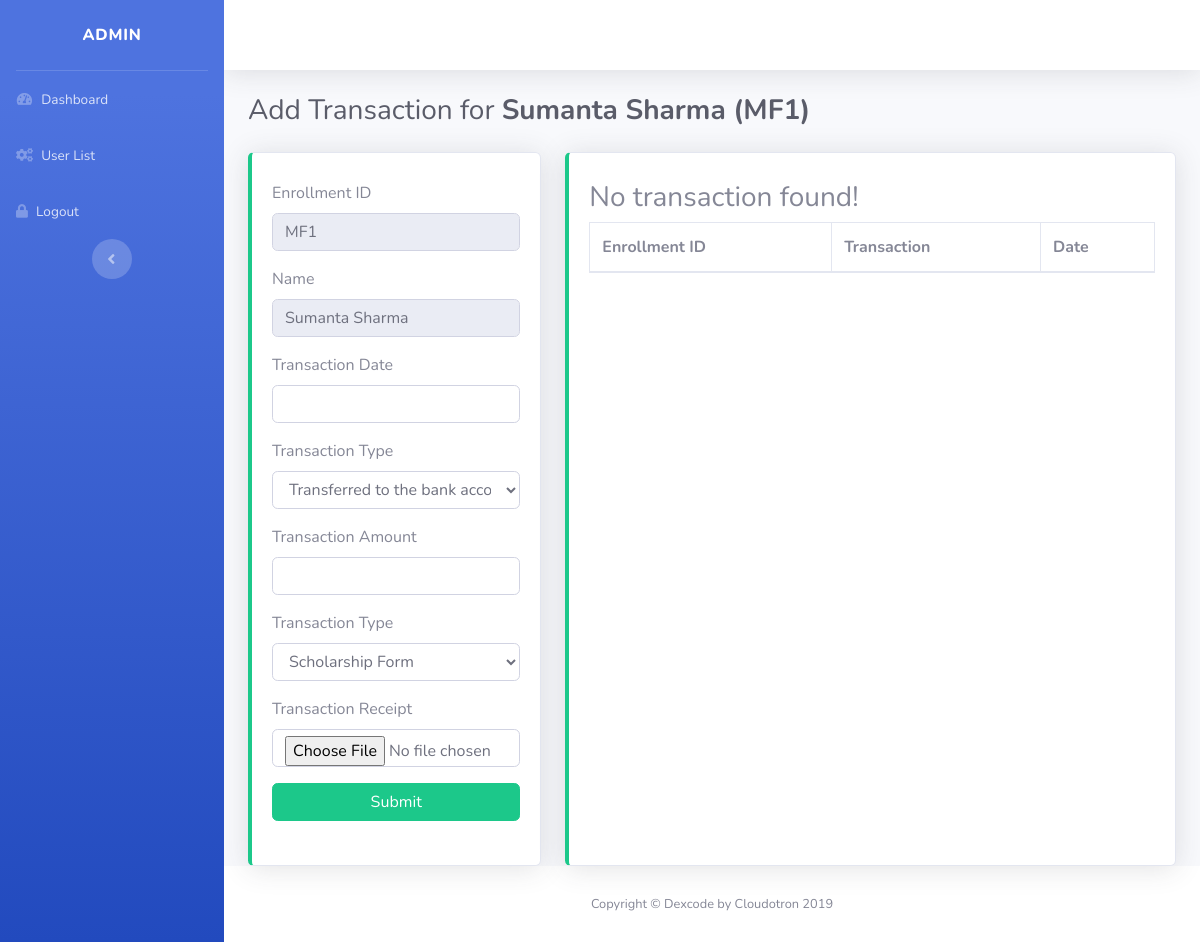
Screenshot of /admin/add-transaction.php?uid=1 (signed in) with the database file from the repository.
### tables this page shows
CREATE TABLE `user` (
  `uid` int(11) NOT NULL,
  `fname` varchar(255) DEFAULT NULL,
  `lname` varchar(255) DEFAULT NULL,
  `email` varchar(255) DEFAULT NULL,
  `phone` varchar(255) DEFAULT NULL,
  `pass` text,
  `status` varchar(255) DEFAULT NULL,
  `token` varchar(255) DEFAULT NULL,
  `uform` varchar(255) DEFAULT NULL,
  `phase` varchar(255) DEFAULT NULL,
  `lang` varchar(255) DEFAULT NULL,
  `sch_status` varchar(255) DEFAULT NULL,
  `ec_status` varchar(255) DEFAULT NULL,
  `reg_dt` varchar(255) DEFAULT NULL
);

### dexcode/loader.php (called while the page is built, shortened)
<?php
include_once 'core/database/database.php';
class loader {
    public function __construct() {
        $this->database = new database;
    }
}

### dexcode/core/database/database.php (called while the page is built, shortened)
<?php
class database extends report{
    private $con;
    private $error;
    public function __construct() {
        $this->error = new report;
        try{
            $this->con = mysqli_connect(DATABASE_SERVER,DATABASE_USERNAME,DATABASE_PASSWORD,DATABASE_NAME) or die("Error!");
        }catch (Exception $ex) {
            $this->error->show($ex->getMessage(),$ex->getCode(), $ex->getLine(), $ex->getFile(), $ex->getTraceAsString());
        }
    }
    public function select($table,$condition="",$limit="",$order="",$return=""){
        try{
            if($table == ""){
                throw new Exception("Table Null! Valid name expected");
            }else if($condition == "" && $limit == "" && $order == ""){
                $sql = "select * from $table";
            }else{
                $sql = "select * from $table where $condition $limit $order";
            }
            $result=mysqli_query($this->con,$sql);
            switch($return){
                case "":
                    return $result;
                break;
            }
        } catch (Exception $ex) {
            $this->error->show($ex->getMessage(),$ex->getCode(),$ex->getLine(),$ex->getFile(),$ex->getTraceAsString());
        }
    }
}
?>

### admin/add-transaction.php (the view, shortened to what this page needs)
<?php include_once("header.php");
include_once("script.php");
$script = new script;
$u = $script->userInfo($_GET['uid']);
?>
        <div class="container-fluid">
          <h1 class="h3 mb-4 text-gray-800">Add Transaction for <b><?php echo $u['fname']." ".$u['lname']; ?> (MF<?php echo $u['uid'] ?>)</b> </h1>
          <div class="row">
            <div class="col-md-4">
                <div class="card border-left-success shadow py-2">
                    <div class="card-body">
                        <form method="post" enctype="multipart/form-data">
                            <div class="form-group">
                                <label>Enrollment ID</label>
                                <input type="text" class="form-control" value="MF<?php echo $u['uid'] ?>" disabled>
                            </div>
                            <div class="form-group">
                                <label>Name</label>
                                <input type="text" class="form-control" value="<?php echo $u['fname']." ".$u['lname']; ?>" disabled>
                            </div>
                            <div class="form-group">
                                <label>Transaction Date</label>
                                <input type="text" id="datepicker" class="form-control" name="tdt">
                            </div>
                            <div class="form-group">
                                <label>Transaction Type</label>
                                <select class="form-control" name="type">
                                    <option value="btc">Transferred to the bank account of the college</option>
                                </select>
                            </div>
                            <div class="form-group">
                                <label>Transaction Amount</label>
                                <input type="text" class="form-control"  name="tamt">
                            </div>
                            <div class="form-group">
                                <label>Transaction Type</label>
                                <select class="form-control" name="ttype">
                                    <option value="sch">Scholarship Form</option>
                                </select>
                            </div>
                            <div class="form-group">
                                <label>Transaction Receipt</label>
                                <input type="file" class="form-control" name="tfile">
                            </div>
                            <div class="form-group">
                                <input type="submit" name="sub" class="btn btn-success btn-block">
                            </div>
                        </form>
                    </div>
                </div>
            </div>
            <div class="col-md-8">
                <div class="card border-left-success shadow h-100 py-2">
                    <div class="card-body">
                            <div class="table-responsive">
                                <table id="example" class="table table-bordered">
                                    <thead>
                                        <tr>
                                            <th>Enrollment ID</th>
                                            <th>Transaction</th>
                                            <th>Date</th>
                                        </tr>
                                    </thead>
                                    <tbody>
                                    </tbody>
                                </table>
            			    </div>
                        </div>
                    </div>
                </div>
            </div>
        </div>
      </div>
<?php include_once("footer.php"); ?>

### rows the page displays
user: fname "Sumanta", lname "Sharma", uid "1", uid "MF1", fname+lname "Sumanta Sharma"
